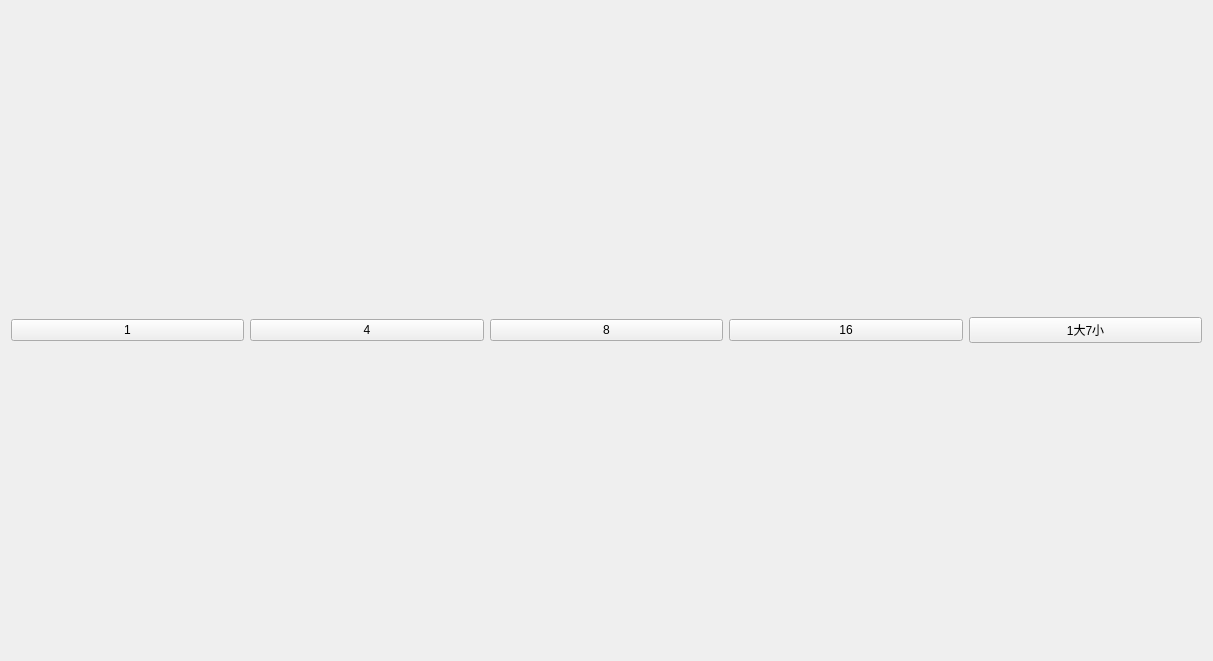
<?xml version="1.0" encoding="UTF-8"?>
<ui version="4.0">
 <class>LY_PhotoLayoutWidget</class>
 <widget class="QWidget" name="LY_PhotoLayoutWidget">
  <property name="geometry">
   <rect>
    <x>0</x>
    <y>0</y>
    <width>1213</width>
    <height>661</height>
   </rect>
  </property>
  <property name="windowTitle">
   <string>Form</string>
  </property>
  <layout class="QVBoxLayout" name="verticalLayout" stretch="9,1">
   <item>
    <layout class="QGridLayout" name="gridLayout"/>
   </item>
   <item>
    <layout class="QHBoxLayout" name="horizontalLayout">
     <item>
      <widget class="QPushButton" name="pushButton">
       <property name="text">
        <string>1</string>
       </property>
      </widget>
     </item>
     <item>
      <widget class="QPushButton" name="pushButton_2">
       <property name="text">
        <string>4</string>
       </property>
      </widget>
     </item>
     <item>
      <widget class="QPushButton" name="pushButton_3">
       <property name="text">
        <string>8</string>
       </property>
      </widget>
     </item>
     <item>
      <widget class="QPushButton" name="pushButton_4">
       <property name="text">
        <string>16</string>
       </property>
      </widget>
     </item>
     <item>
      <widget class="QPushButton" name="pushButton_5">
       <property name="text">
        <string>1大7小</string>
       </property>
      </widget>
     </item>
    </layout>
   </item>
  </layout>
 </widget>
 <resources/>
 <connections/>
</ui>
